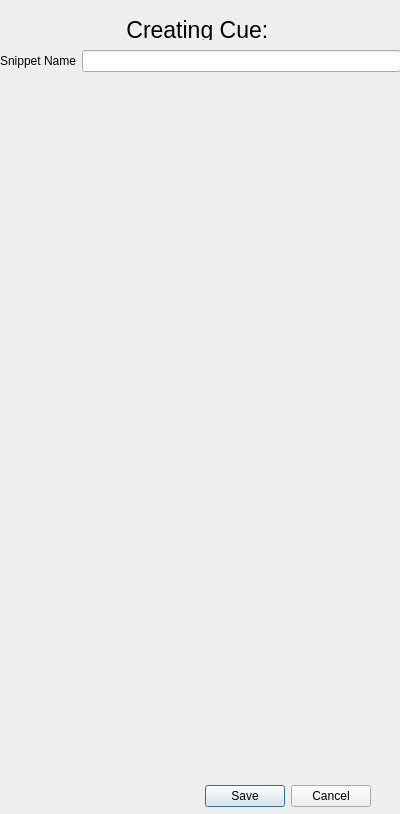
<?xml version="1.0" encoding="UTF-8"?>
<ui version="4.0">
 <class>Dialog</class>
 <widget class="QDialog" name="Dialog">
  <property name="geometry">
   <rect>
    <x>0</x>
    <y>0</y>
    <width>400</width>
    <height>814</height>
   </rect>
  </property>
  <property name="windowTitle">
   <string>Dialog</string>
  </property>
  <widget class="QDialogButtonBox" name="buttonBox">
   <property name="geometry">
    <rect>
     <x>30</x>
     <y>780</y>
     <width>341</width>
     <height>32</height>
    </rect>
   </property>
   <property name="orientation">
    <enum>Qt::Horizontal</enum>
   </property>
   <property name="standardButtons">
    <set>QDialogButtonBox::Cancel|QDialogButtonBox::Save</set>
   </property>
   <property name="centerButtons">
    <bool>false</bool>
   </property>
  </widget>
  <widget class="QWidget" name="formLayoutWidget">
   <property name="geometry">
    <rect>
     <x>0</x>
     <y>50</y>
     <width>401</width>
     <height>721</height>
    </rect>
   </property>
   <layout class="QFormLayout" name="formLayout">
    <property name="formAlignment">
     <set>Qt::AlignHCenter|Qt::AlignTop</set>
    </property>
    <item row="0" column="0">
     <widget class="QLabel" name="label">
      <property name="text">
       <string>Snippet Name</string>
      </property>
     </widget>
    </item>
    <item row="0" column="1">
     <widget class="QLineEdit" name="nameEdit"/>
    </item>
   </layout>
  </widget>
  <widget class="QLabel" name="label_2">
   <property name="geometry">
    <rect>
     <x>0</x>
     <y>20</y>
     <width>401</width>
     <height>20</height>
    </rect>
   </property>
   <property name="font">
    <font>
     <pointsize>17</pointsize>
    </font>
   </property>
   <property name="text">
    <string>Creating Cue: </string>
   </property>
   <property name="alignment">
    <set>Qt::AlignCenter</set>
   </property>
  </widget>
 </widget>
 <resources/>
 <connections>
  <connection>
   <sender>buttonBox</sender>
   <signal>accepted()</signal>
   <receiver>Dialog</receiver>
   <slot>accept()</slot>
   <hints>
    <hint type="sourcelabel">
     <x>248</x>
     <y>254</y>
    </hint>
    <hint type="destinationlabel">
     <x>157</x>
     <y>274</y>
    </hint>
   </hints>
  </connection>
  <connection>
   <sender>buttonBox</sender>
   <signal>rejected()</signal>
   <receiver>Dialog</receiver>
   <slot>reject()</slot>
   <hints>
    <hint type="sourcelabel">
     <x>316</x>
     <y>260</y>
    </hint>
    <hint type="destinationlabel">
     <x>286</x>
     <y>274</y>
    </hint>
   </hints>
  </connection>
 </connections>
</ui>
